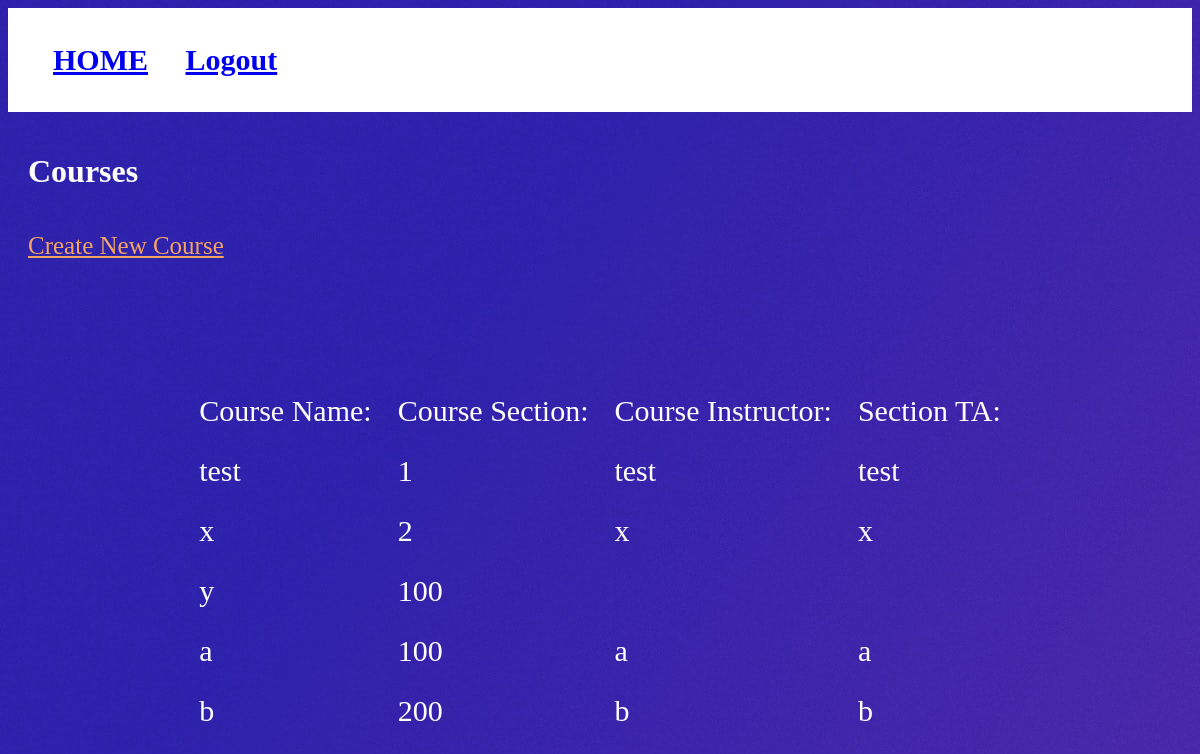
Before: /viewcourse/ with the older database file.
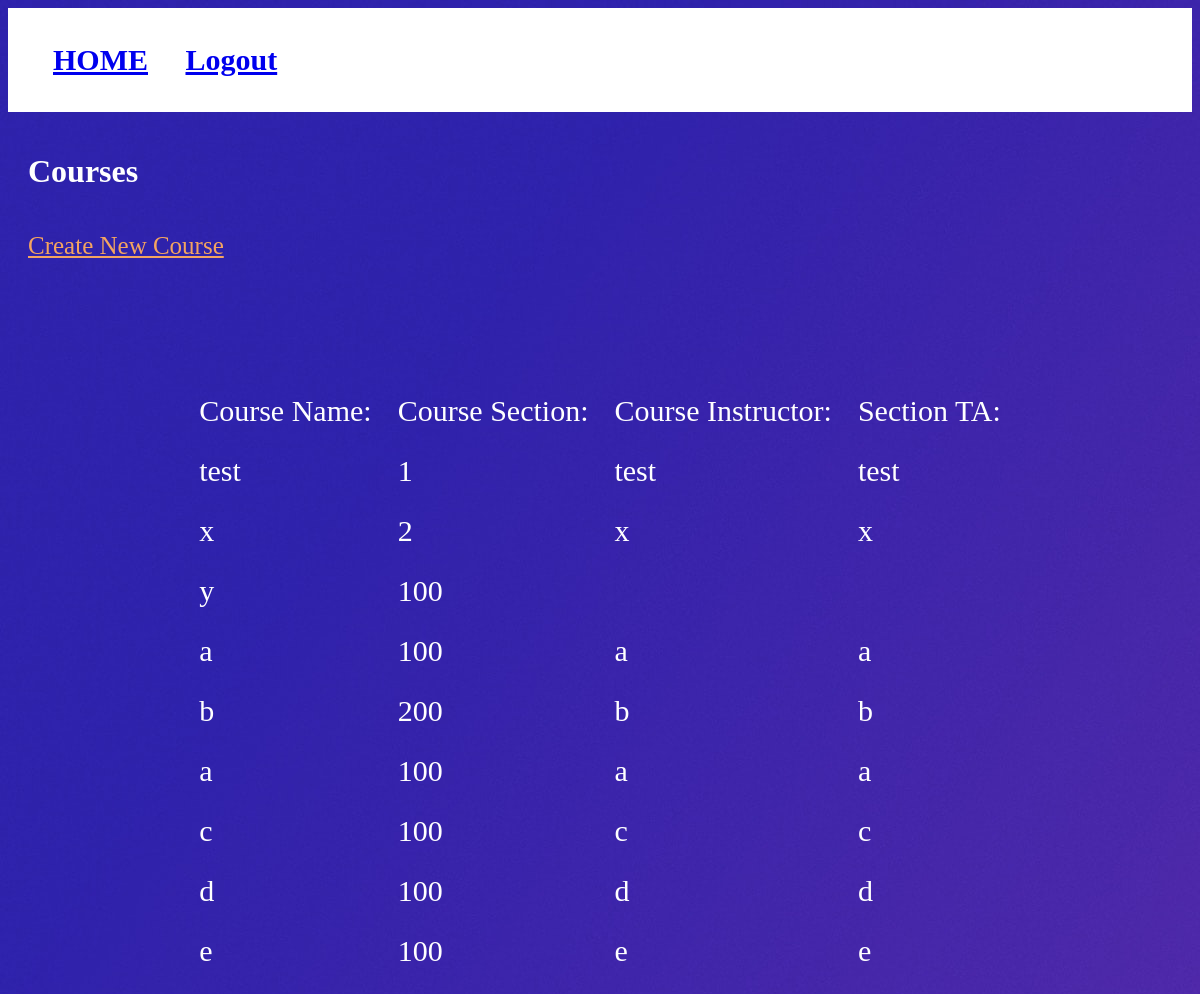
After: the same page with the newer database file.
### PurplePanda/models.py (models this page shows, shortened)
class MyCourses(models.Model):
    courseName = models.CharField(max_length=20)
    courseSection = models.IntegerField(default=0)
    courseInstructor = models.CharField(max_length=50, default=None)
    courseTA = models.CharField(max_length=50, default=None)

### PurplePanda/views.py (the view, shortened to what this page needs)
# urls.py: path('viewcourse/', ViewCourses.as_view(), name='viewcoures'),
class ViewCourses(View):
    def get(self, request):
        x = list(MyCourses.objects.all())
        if x is None:
            return render(request, "viewcourse.html", {"print": "No Courses have been created yet!"})
        return render(request, "viewcourse.html", {"print": x})

### templates/viewcourse.html (shortened to what this page needs)
{% load static %}
<!DOCTYPE html>
<html lang="en">
<head>
    <link href="{% static 'css/loginstyle.css' %}" rel="stylesheet" type="text/css"/>
</head>
<body>
    <nav class= "navbar">
      <ul>
        <li><a href= "/home"> HOME</a></li>
        <li><a href= "/"> Logout </a></li>
      </ul>
    </nav>
    <h1 class="header2">Courses</h1>
    <a  class="create" href="/createcourse">Create New Course</a>
    <div class="users">
        <table class="loginTable">
                <tr>
                    <td>Course Name: </td>
                    <td>Course Section: </td>
                    <td>Course Instructor: </td>
                    <td>Section TA: </td>
                </tr>
            {% for i in print %}
                <tr>
                    <td>{{ i.courseName }}</td>
                    <td>{{ i.courseSection }}</td>
                    <td>{{ i.courseInstructor }}</td>
                    <td>{{ i.courseTA }}</td>
                </tr>
            {% endfor %}
        </table>
    </div>
</body>
</html>

### static/css/loginstyle.css (style rules this page uses)
.header2 { alignment: left; color:white; padding:20px; }
body { background-image: url("/static/Images/Purple-Background.jpg"); border-style:none; }
.users { padding:20px; font-size:25px; color:white; }
.create { padding:20px; font-size:25px; color:sandybrown; }
tr,td { padding:12px; }
.loginTable { padding:100px; margin-left: auto; margin-right: auto; color: white; font-size: 30px; }
.navbar { background-color: white; color: purple; border-style:none; font-weight: bold; font-size: 30px; padding:5px; font-family: serif, Georgia; }
.navbar li { display: inline-block; margin-right: 30px; font-size: 30px; }

Changed rows visible on the page:
added MyCourses: courseName "a", courseSection "100", courseInstructor "a", courseTA "a"
added MyCourses: courseName "c", courseSection "100", courseInstructor "c", courseTA "c"
added MyCourses: courseName "d", courseSection "100", courseInstructor "d", courseTA "d"
added MyCourses: courseName "e", courseSection "100", courseInstructor "e", courseTA "e"
